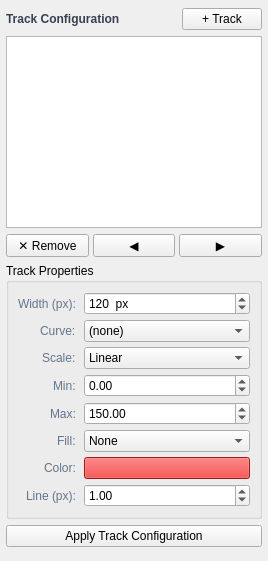
          <widget class="QWidget" name="tabTracks">
           <attribute name="title"><string>Tracks</string></attribute>
           <layout class="QVBoxLayout" name="tracksTabLayout">
            <property name="spacing"><number>6</number></property>
            <property name="leftMargin"><number>6</number></property>
            <property name="topMargin"><number>8</number></property>
            <property name="rightMargin"><number>6</number></property>
            <property name="bottomMargin"><number>6</number></property>

            <!-- Track list header -->
            <item>
             <layout class="QHBoxLayout" name="trackListHeader">
              <item>
               <widget class="QLabel">
                <property name="text"><string>Track Configuration</string></property>
                <property name="styleSheet"><string>font-weight:600; color:#374151;</string></property>
               </widget>
              </item>
              <item>
               <spacer>
                <property name="orientation"><enum>Qt::Horizontal</enum></property>
                <property name="sizeHint"><size><width>1</width><height>1</height></size></property>
               </spacer>
              </item>
              <item>
               <widget class="QPushButton" name="btnAddTrack">
                <property name="text"><string>+ Track</string></property>
                <property name="toolTip"><string>Add a new log track column</string></property>
               </widget>
              </item>
             </layout>
            </item>

            <!-- Track list -->
            <item>
             <widget class="QListWidget" name="listTracks">
              <property name="toolTip"><string>Track slots — drag to reorder</string></property>
              <property name="dragDropMode"><enum>QAbstractItemView::InternalMove</enum></property>
              <property name="defaultDropAction"><enum>Qt::MoveAction</enum></property>
              <property name="alternatingRowColors"><bool>true</bool></property>
              <property name="maximumHeight"><number>130</number></property>
             </widget>
            </item>

            <!-- Track buttons -->
            <item>
             <layout class="QHBoxLayout" name="trackBtnLayout">
              <property name="spacing"><number>4</number></property>
              <item>
               <widget class="QPushButton" name="btnRemoveTrack">
                <property name="text"><string>✕ Remove</string></property>
               </widget>
              </item>
              <item>
               <widget class="QPushButton" name="btnMoveTrackLeft">
                <property name="text"><string>◀</string></property>
                <property name="toolTip"><string>Move track left</string></property>
               </widget>
              </item>
              <item>
               <widget class="QPushButton" name="btnMoveTrackRight">
                <property name="text"><string>▶</string></property>
                <property name="toolTip"><string>Move track right</string></property>
               </widget>
              </item>
             </layout>
            </item>

            <!-- Track properties group -->
            <item>
             <widget class="QGroupBox" name="grpTrackProps">
              <property name="title"><string>Track Properties</string></property>
              <layout class="QFormLayout" name="trackPropsLayout">
               <property name="labelAlignment"><set>Qt::AlignRight|Qt::AlignVCenter</set></property>
               <property name="horizontalSpacing"><number>8</number></property>
               <property name="verticalSpacing"><number>5</number></property>
               <item row="0" column="0">
                <widget class="QLabel">
                 <property name="text"><string>Width (px):</string></property>
                 <property name="styleSheet"><string>color:#64748B;</string></property>
                </widget>
               </item>
               <item row="0" column="1">
                <widget class="QSpinBox" name="spinTrackWidth">
                 <property name="toolTip"><string>Track display width in pixels</string></property>
                 <property name="minimum"><number>60</number></property>
                 <property name="maximum"><number>400</number></property>
                 <property name="value"><number>120</number></property>
                 <property name="suffix"><string>  px</string></property>
                </widget>
               </item>
               <item row="1" column="0">
                <widget class="QLabel">
                 <property name="text"><string>Curve:</string></property>
                 <property name="styleSheet"><string>color:#64748B;</string></property>
                </widget>
               </item>
               <item row="1" column="1">
                <widget class="QComboBox" name="cmbTrackCurve">
                 <property name="toolTip"><string>Primary curve for this track</string></property>
                 <item><property name="text"><string>(none)</string></property></item>
                 <item><property name="text"><string>GR</string></property></item>
                 <item><property name="text"><string>RT / Resistivity</string></property></item>
                 <item><property name="text"><string>RHOB</string></property></item>
                 <item><property name="text"><string>NPHI</string></property></item>
                 <item><property name="text"><string>Vshale</string></property></item>
                 <item><property name="text"><string>PHIE</string></property></item>
                 <item><property name="text"><string>Sw</string></property></item>
                 <item><property name="text"><string>Permeability</string></property></item>
                 <item><property name="text"><string>Net Pay Flag</string></property></item>
                </widget>
               </item>
               <item row="2" column="0">
                <widget class="QLabel">
                 <property name="text"><string>Scale:</string></property>
                 <property name="styleSheet"><string>color:#64748B;</string></property>
                </widget>
               </item>
               <item row="2" column="1">
                <widget class="QComboBox" name="cmbTrackScale">
                 <property name="toolTip"><string>Horizontal scale type</string></property>
                 <item><property name="text"><string>Linear</string></property></item>
                 <item><property name="text"><string>Logarithmic</string></property></item>
                </widget>
               </item>
               <item row="3" column="0">
                <widget class="QLabel">
                 <property name="text"><string>Min:</string></property>
                 <property name="styleSheet"><string>color:#64748B;</string></property>
                </widget>
               </item>
               <item row="3" column="1">
                <widget class="QDoubleSpinBox" name="dspinTrackMin">
                 <property name="toolTip"><string>Track minimum value</string></property>
                 <property name="minimum"><double>-99999.0</double></property>
                 <property name="maximum"><double>99999.0</double></property>
                 <property name="value"><double>0.0</double></property>
                 <property name="specialValueText"><string>Auto</string></property>
                </widget>
               </item>
               <item row="4" column="0">
                <widget class="QLabel">
                 <property name="text"><string>Max:</string></property>
                 <property name="styleSheet"><string>color:#64748B;</string></property>
                </widget>
               </item>
               <item row="4" column="1">
                <widget class="QDoubleSpinBox" name="dspinTrackMax">
                 <property name="toolTip"><string>Track maximum value</string></property>
                 <property name="minimum"><double>-99999.0</double></property>
                 <property name="maximum"><double>99999.0</double></property>
                 <property name="value"><double>150.0</double></property>
                </widget>
               </item>
               <item row="5" column="0">
                <widget class="QLabel">
                 <property name="text"><string>Fill:</string></property>
                 <property name="styleSheet"><string>color:#64748B;</string></property>
                </widget>
               </item>
               <item row="5" column="1">
                <widget class="QComboBox" name="cmbTrackFill">
                 <property name="toolTip"><string>Track fill / shading option</string></property>
                 <item><property name="text"><string>None</string></property></item>
                 <item><property name="text"><string>Left fill (sand)</string></property></item>
                 <item><property name="text"><string>Right fill (shale)</string></property></item>
                 <item><property name="text"><string>Bilateral (Vsh)</string></property></item>
                 <item><property name="text"><string>Solid colour</string></property></item>
                </widget>
               </item>
               <item row="6" column="0">
                <widget class="QLabel">
                 <property name="text"><string>Color:</string></property>
                 <property name="styleSheet"><string>color:#64748B;</string></property>
                </widget>
               </item>
               <item row="6" column="1">
                <widget class="QPushButton" name="btnTrackColor">
                 <property name="toolTip"><string>Track curve colour</string></property>
                 <property name="styleSheet"><string>background:#DC2626;</string></property>
                </widget>
               </item>
               <item row="7" column="0">
                <widget class="QLabel">
                 <property name="text"><string>Line (px):</string></property>
                 <property name="styleSheet"><string>color:#64748B;</string></property>
                </widget>
               </item>
               <item row="7" column="1">
                <widget class="QDoubleSpinBox" name="dspinTrackLineWidth">
                 <property name="toolTip"><string>Curve line width in pixels</string></property>
                 <property name="minimum"><double>0.5</double></property>
                 <property name="maximum"><double>5.0</double></property>
                 <property name="value"><double>1.0</double></property>
                 <property name="singleStep"><double>0.5</double></property>
                </widget>
               </item>
              </layout>
             </widget>
            </item>

            <!-- Apply button -->
            <item>
             <widget class="QPushButton" name="btnApplyTrackConfig">
              <property name="text"><string>Apply Track Configuration</string></property>
              <property name="toolTip"><string>Apply and redraw the correlation display</string></property>
             </widget>
            </item>

            <!-- Stretch -->
            <item>
             <spacer>
              <property name="orientation"><enum>Qt::Vertical</enum></property>
              <property name="sizeHint"><size><width>1</width><height>8</height></size></property>
             </spacer>
            </item>

           </layout>
          </widget>
